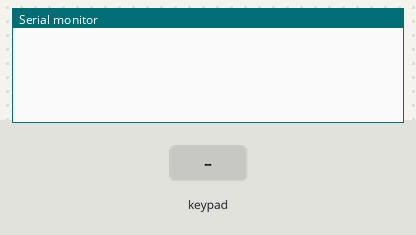
The sketch below on a simulated Arduino Mega 2560, built with avr-gcc and run on an emulated ATmega2560. Shown: the last lines printed to the serial monitor. Inputs (shaded band) come from the test bench.

Above: at 1.2 s.
1.3 s: key '1' pressed
At 2.0 s:
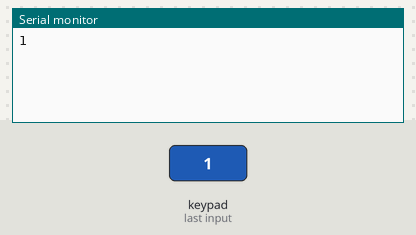
2.8 s: keypad keys 2 6 2 7 2 8 2 9 # pressed 0.4 s apart
At 7.0 s:
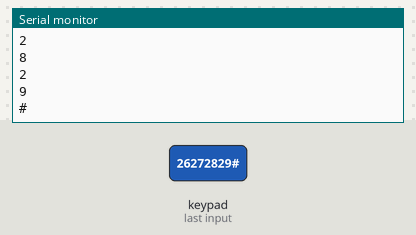
7.9 s: key '*' pressed
At 8.3 s:
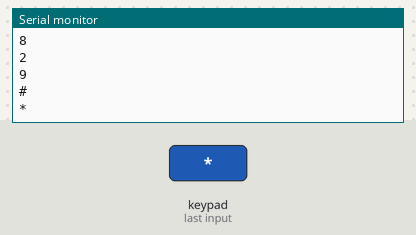
9.4 s: keypad keys 2 6 2 7 2 8 2 9 A pressed 0.4 s apart
At 13.0 s:
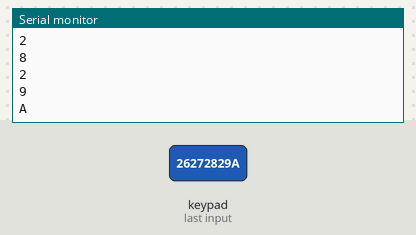
14.5 s: key 'B' pressed
At 15.6 s:
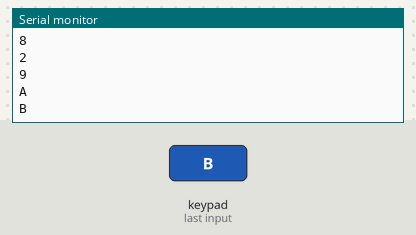
16.0 s: keypad keys 2 6 2 7 2 8 2 9 D pressed 0.4 s apart
At 20.3 s:
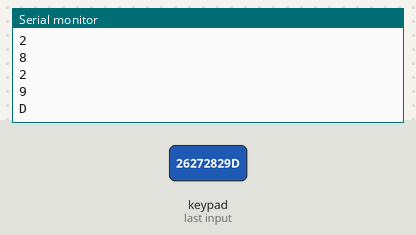
Timing chart, 0 to 21.8 s (numbered marks = the images above; inputs shaded):
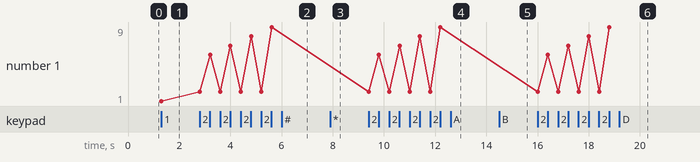

The sketch:

KeyboardTest.ino
```cpp
#include <Keypad.h>

const byte ROWS = 4; //four rows
const byte COLS = 4; //four columns
char keys[ROWS][COLS] = {
  {'1','4','7','*'},
  {'2','5','8','0'},
  {'3','6','9','#'},
  {'A','B','C','D'}
};
//rowPins[ROWS]
byte colPins[COLS] = {26, 27, 28, 29};
byte rowPins[ROWS] = {22, 23, 24, 25};

Keypad keypad = Keypad( makeKeymap(keys), rowPins, colPins, ROWS, COLS );

void setup(){
   Serial.begin(9600);
}

void loop(){
  char key = keypad.getKey();

  if (key){
    Serial.println(key);
  }
}
```

Measured:
- after the input at 1.3 s, the serial monitor: prints a new line at once (image 1)
- after the input at 2.8 s, the serial monitor: prints a new line at once (image 2)
- after the input at 7.9 s, the serial monitor: prints a new line at once (image 3)
- after the input at 9.4 s, the serial monitor: prints a new line at once (image 4)
- after the input at 14.5 s, the serial monitor: prints a new line at once (image 5)
- after the input at 16.0 s, the serial monitor: prints a new line at once (image 6)
- plotted number 1: 1 → 9 after the input at 2.8 s
